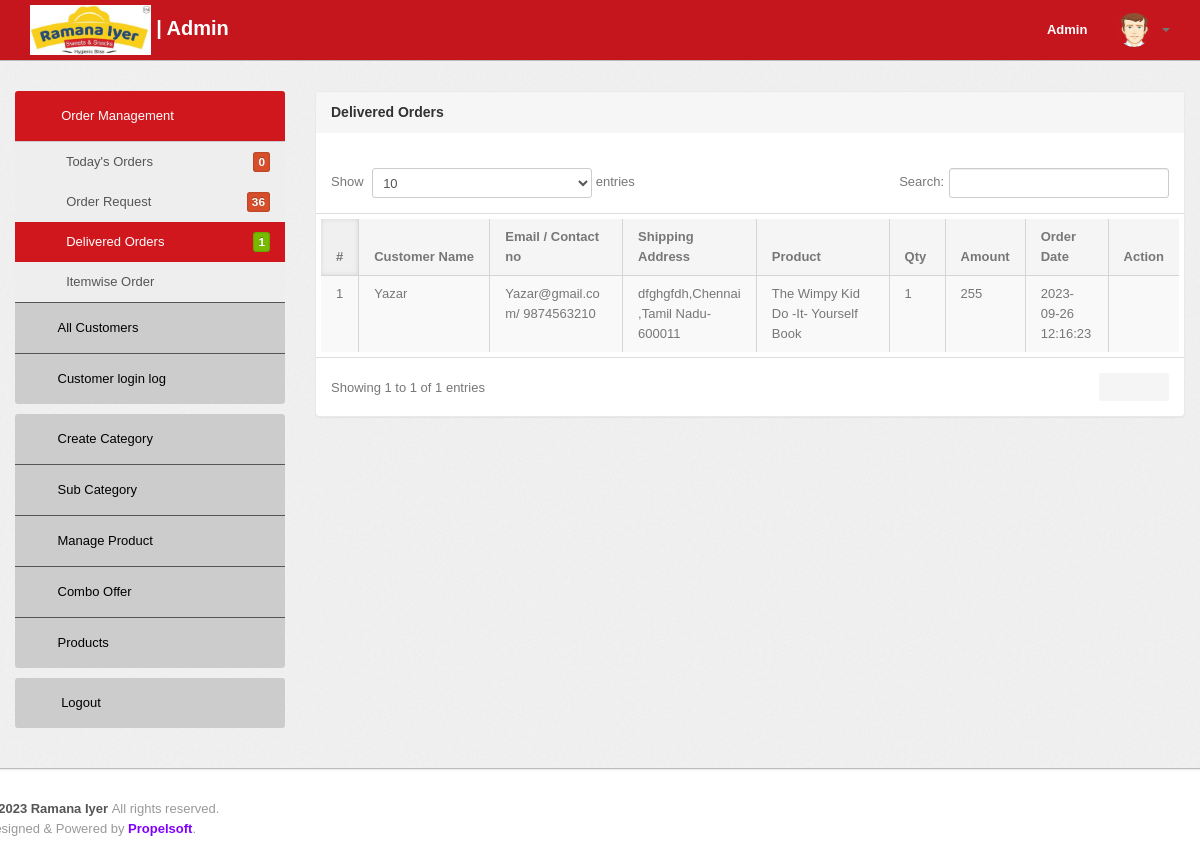
The app's page /admin/delivered-orders.php (signed in) with its own data.
### tables this page shows
CREATE TABLE `orders` (
  `id` int(11) NOT NULL,
  `userId` int(11) DEFAULT NULL,
  `productId` varchar(255) DEFAULT NULL,
  `quantity` int(11) DEFAULT NULL,
  `orderDate` timestamp NOT NULL DEFAULT current_timestamp(),
  `paymentMethod` varchar(50) DEFAULT NULL,
  `orderStatus` varchar(55) DEFAULT NULL,
  `receiptNo` varchar(50) DEFAULT NULL,
  `paymentId` varchar(50) DEFAULT NULL,
  `price` varchar(50) DEFAULT NULL,
  `dtSupply` datetime DEFAULT NULL,
  `remarks` longtext DEFAULT NULL
);

CREATE TABLE `users` (
  `id` int(11) NOT NULL,
  `name` varchar(255) DEFAULT NULL,
  `email` varchar(255) DEFAULT NULL,
  `contactno` bigint(11) DEFAULT NULL,
  `password` varchar(255) DEFAULT NULL,
  `shippingAddress` longtext DEFAULT NULL,
  `shippingState` varchar(255) DEFAULT NULL,
  `shippingCity` varchar(255) DEFAULT NULL,
  `shippingPincode` int(11) DEFAULT NULL,
  `billingAddress` longtext DEFAULT NULL,
  `billingState` varchar(255) DEFAULT NULL,
  `billingCity` varchar(255) DEFAULT NULL,
  `billingPincode` int(11) DEFAULT NULL,
  `regDate` timestamp NOT NULL DEFAULT current_timestamp(),
  `updationDate` varchar(255) DEFAULT NULL,
  `address_line1` varchar(255) DEFAULT NULL,
  `address_line2` varchar(255) DEFAULT NULL
);

CREATE TABLE `products` (
  `id` int(11) NOT NULL,
  `category` int(11) NOT NULL,
  `subCategory` int(11) DEFAULT NULL,
  `productName` varchar(255) DEFAULT NULL,
  `productCompany` varchar(255) DEFAULT NULL,
  `productPrice` int(11) DEFAULT NULL,
  `productPriceBeforeDiscount` int(11) DEFAULT NULL,
  `productDescription` longtext DEFAULT NULL,
  `productImage1` varchar(255) DEFAULT NULL,
  `productImage2` varchar(255) DEFAULT NULL,
  `productImage3` varchar(255) DEFAULT NULL,
  `shippingCharge` int(11) DEFAULT NULL,
  `productAvailability` varchar(255) DEFAULT NULL,
  `postingDate` timestamp NULL DEFAULT current_timestamp(),
  `updationDate` varchar(255) DEFAULT NULL,
  `productRating` int(1) DEFAULT 1,
  `prod_avail` varchar(25) DEFAULT NULL,
  `allow_ao` smallint(6) DEFAULT 0
);

### admin/delivered-orders.php (the view, shortened to what this page needs)
<?php
include('include/config.php');
if (strlen($_SESSION['alogin']) == 0) {
	header('location:index.php');
} else {
	?>
	<!DOCTYPE html>
	<html lang="en">
	<head>
		<link type="text/css" href="bootstrap/css/bootstrap.min.css" rel="stylesheet">
		<link type="text/css" href="bootstrap/css/bootstrap-responsive.min.css" rel="stylesheet">
		<link type="text/css" href="css/theme.css" rel="stylesheet">
		<link type="text/css" href="images/icons/css/font-awesome.css" rel="stylesheet">
		<link type="text/css" href='css/opensans.css' rel='stylesheet'>
	</head>
	<body>
		<?php include('include/header.php'); ?>
		<div class="wrapper">
			<div class="container">
				<div class="row">
					<?php
					include('include/sidebar.php'); ?>
					<div class="span9">
						<div class="content">
							<div class="module">
								<div class="module-head">
									<h3>Delivered Orders</h3>
								</div>
								<div class="module-body table">
									<br />
									<table cellpadding="0" cellspacing="0" border="0"
										class="datatable-1 table table-bordered table-striped	 display table-responsive"
										style="width:100%;padding:5px;">
										<thead>
											<tr>
												<th>#</th>
												<th>Customer Name</th>
												<th>Email / Contact no</th>
												<th>Shipping Address</th>
												<th>Product </th>
												<th>Qty </th>
												<th>Amount </th>
												<th>Order Date</th>
												<th>Action</th>
											</tr>
										</thead>
										<tbody>
											<?php
											$st = 'Delivered';
											$query = mysqli_query($con, "select users.name as username,users.email as useremail,users.contactno as usercontact,users.shippingAddress as shippingaddress,users.shippingCity as shippingcity,users.shippingState as shippingstate,users.shippingPincode as shippingpincode,products.productName as productname,products.shippingCharge as shippingcharge,orders.quantity as quantity,orders.orderDate as orderdate,products.productPrice as productprice,orders.id as id  from orders join users on  orders.userId=users.id join products on products.id=orders.productId where orders.orderStatus='$st'");
											$cnt = 1;
											while ($row = mysqli_fetch_array($query)) {
												?>
												<tr>
													<td>
														<?php echo htmlentities($cnt); ?>
													</td>
													<td class="wrap_td_100">
														<?php echo htmlentities($row['username']); ?>
													</td>
													<td class="wrap_td_100">
														<?php echo htmlentities($row['useremail']); ?>/
														<?php echo htmlentities($row['usercontact']); ?>
													</td>
													<td class="wrap_td_100">
														<?php echo htmlentities($row['shippingaddress'] . "," . $row['shippingcity'] . "," . $row['shippingstate'] . "-" . $row['shippingpincode']); ?>
													</td>
													<td class="wrap_td_100">
														<?php echo htmlentities($row['productname']); ?>
													</td>
													<td class="wrap_td_25">
														<?php echo htmlentities($row['quantity']); ?>
													</td>
													<td class="wrap_td_25">
														<?php echo htmlentities($row['quantity'] * $row['productprice'] + $row['shippingcharge']); ?>
													</td>
													<td class="wrap_td_50">
														<?php echo htmlentities($row['orderdate']); ?>
													</td>
													<td><a href="updateorder.php?oid=<?php echo htmlentities($row['id']); ?>&sm=delivered"
															title="Update order"><i class="icon-eye-open"></i></a>
													</td>
												</tr>
												<?php $cnt = $cnt + 1;
											} ?>
										</tbody>
									</table>
								</div>
							</div>
						</div>
					</div>
				</div>
			</div>
		</div>
		<?php include('include/footer.php'); ?>
	</body>
<?php } ?>

### records on screen
orders: userId.name "Yazar", userId.email "Yazar@gmail.com", userId.contactno "9874563210", userId.shippingPincode "dfghgfdh,Chennai,Tamil Nadu-600011", productId.productName "The Wimpy Kid Do -It- Yourself Book", quantity "1", quantity.shippingCharge "255", orderDate "2023-09-26 12:16:23"

### other values on screen
$num_rows1 "0"
$num "36"
$num1 "1"
